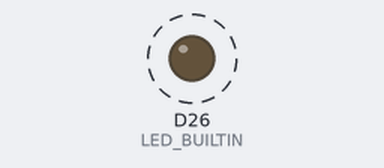
This sketch was run on a simulated Arduino Due. On the bench: output pins drawn as LEDs (lit = HIGH). Dashed ring = blinking. MIDI output is not drawn; what the sketch prints to the serial monitor is not drawn.

Above: at 0.2 s.
Timing chart, 0 to 5.8 s (numbered marks = the images above):
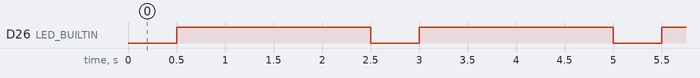

The sketch:

midi_test_basic.ino
```cpp
// Simple test program to test MIDI library on SAMD21 board

#include <MIDI.h>

MIDI_CREATE_INSTANCE(HardwareSerial, Serial1, midi1);
#define LED_BUILTIN   26      //TX led
#define LED_ON       LOW
#define LED_OFF      HIGH

void setup() {
  pinMode(LED_BUILTIN, OUTPUT);
  digitalWrite(LED_BUILTIN, LED_OFF);
  midi1.begin(MIDI_CHANNEL_OMNI);
}

void loop() {
  SerialUSB.println("Sending note on");
  digitalWrite(LED_BUILTIN, LED_ON);
  midi1.sendNoteOn(24, 64, 1);   // Channel 0, middle C, normal velocity
  delay(500);
  SerialUSB.println("Sending note off");
  digitalWrite(LED_BUILTIN, LED_OFF);
  midi1.sendNoteOff(24, 64, 1);   // Channel 0, middle C, normal velocity
  delay(2000);
}
```

Measured:
- by itself, D26 (LED_BUILTIN): alternates HIGH for 2.0 s and LOW for 0.50 s
